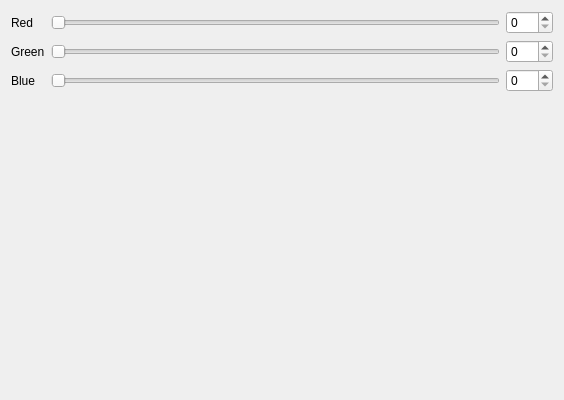
<?xml version="1.0" encoding="UTF-8"?>
<ui version="4.0">
 <class>Widget</class>
 <widget class="QWidget" name="Widget">
  <property name="geometry">
   <rect>
    <x>0</x>
    <y>0</y>
    <width>564</width>
    <height>400</height>
   </rect>
  </property>
  <property name="windowTitle">
   <string>Pick a color, man!</string>
  </property>
  <layout class="QVBoxLayout" name="verticalLayout_2">
   <item>
    <layout class="QVBoxLayout" name="verticalLayout">
     <item>
      <layout class="QGridLayout" name="gridLayout">
       <item row="0" column="2">
        <widget class="QSpinBox" name="red_spinbox">
         <property name="maximum">
          <number>255</number>
         </property>
        </widget>
       </item>
       <item row="0" column="1">
        <widget class="QSlider" name="red_slider">
         <property name="maximum">
          <number>255</number>
         </property>
         <property name="orientation">
          <enum>Qt::Horizontal</enum>
         </property>
        </widget>
       </item>
       <item row="1" column="1">
        <widget class="QSlider" name="green_slider">
         <property name="maximum">
          <number>255</number>
         </property>
         <property name="orientation">
          <enum>Qt::Horizontal</enum>
         </property>
        </widget>
       </item>
       <item row="1" column="0">
        <widget class="QLabel" name="green_label">
         <property name="text">
          <string>Green</string>
         </property>
        </widget>
       </item>
       <item row="1" column="2">
        <widget class="QSpinBox" name="green_spinbox">
         <property name="maximum">
          <number>255</number>
         </property>
        </widget>
       </item>
       <item row="0" column="0">
        <widget class="QLabel" name="red_label">
         <property name="text">
          <string>Red</string>
         </property>
        </widget>
       </item>
       <item row="2" column="0">
        <widget class="QLabel" name="blue_label">
         <property name="text">
          <string>Blue</string>
         </property>
        </widget>
       </item>
       <item row="2" column="1">
        <widget class="QSlider" name="blue_slider">
         <property name="maximum">
          <number>255</number>
         </property>
         <property name="orientation">
          <enum>Qt::Horizontal</enum>
         </property>
        </widget>
       </item>
       <item row="2" column="2">
        <widget class="QSpinBox" name="blue_spinbox">
         <property name="maximum">
          <number>255</number>
         </property>
        </widget>
       </item>
      </layout>
     </item>
     <item>
      <widget class="QWidget" name="colorDisplay" native="true">
       <property name="autoFillBackground">
        <bool>true</bool>
       </property>
      </widget>
     </item>
    </layout>
   </item>
  </layout>
 </widget>
 <layoutdefault spacing="6" margin="11"/>
 <resources/>
 <connections>
  <connection>
   <sender>red_slider</sender>
   <signal>valueChanged(int)</signal>
   <receiver>red_spinbox</receiver>
   <slot>setValue(int)</slot>
   <hints>
    <hint type="sourcelabel">
     <x>144</x>
     <y>76</y>
    </hint>
    <hint type="destinationlabel">
     <x>517</x>
     <y>76</y>
    </hint>
   </hints>
  </connection>
  <connection>
   <sender>red_spinbox</sender>
   <signal>valueChanged(int)</signal>
   <receiver>red_slider</receiver>
   <slot>setValue(int)</slot>
   <hints>
    <hint type="sourcelabel">
     <x>510</x>
     <y>89</y>
    </hint>
    <hint type="destinationlabel">
     <x>311</x>
     <y>82</y>
    </hint>
   </hints>
  </connection>
  <connection>
   <sender>green_slider</sender>
   <signal>valueChanged(int)</signal>
   <receiver>green_spinbox</receiver>
   <slot>setValue(int)</slot>
   <hints>
    <hint type="sourcelabel">
     <x>365</x>
     <y>157</y>
    </hint>
    <hint type="destinationlabel">
     <x>514</x>
     <y>153</y>
    </hint>
   </hints>
  </connection>
  <connection>
   <sender>green_spinbox</sender>
   <signal>valueChanged(int)</signal>
   <receiver>green_slider</receiver>
   <slot>setValue(int)</slot>
   <hints>
    <hint type="sourcelabel">
     <x>513</x>
     <y>163</y>
    </hint>
    <hint type="destinationlabel">
     <x>340</x>
     <y>158</y>
    </hint>
   </hints>
  </connection>
  <connection>
   <sender>blue_slider</sender>
   <signal>valueChanged(int)</signal>
   <receiver>blue_spinbox</receiver>
   <slot>setValue(int)</slot>
   <hints>
    <hint type="sourcelabel">
     <x>381</x>
     <y>226</y>
    </hint>
    <hint type="destinationlabel">
     <x>523</x>
     <y>232</y>
    </hint>
   </hints>
  </connection>
  <connection>
   <sender>blue_spinbox</sender>
   <signal>valueChanged(int)</signal>
   <receiver>blue_slider</receiver>
   <slot>setValue(int)</slot>
   <hints>
    <hint type="sourcelabel">
     <x>509</x>
     <y>221</y>
    </hint>
    <hint type="destinationlabel">
     <x>328</x>
     <y>230</y>
    </hint>
   </hints>
  </connection>
 </connections>
</ui>
